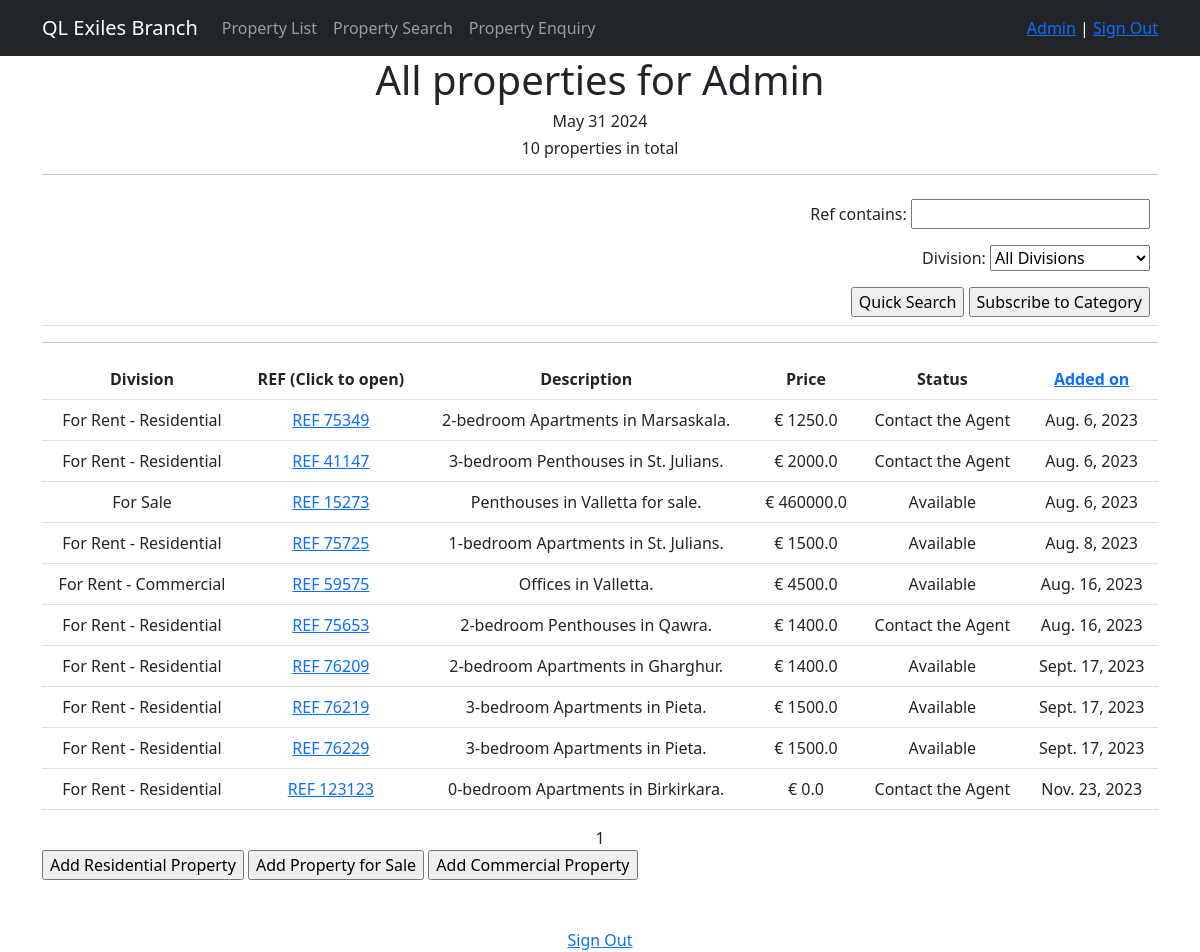
/property/ (signed in), run on an earlier commit of the app's database.
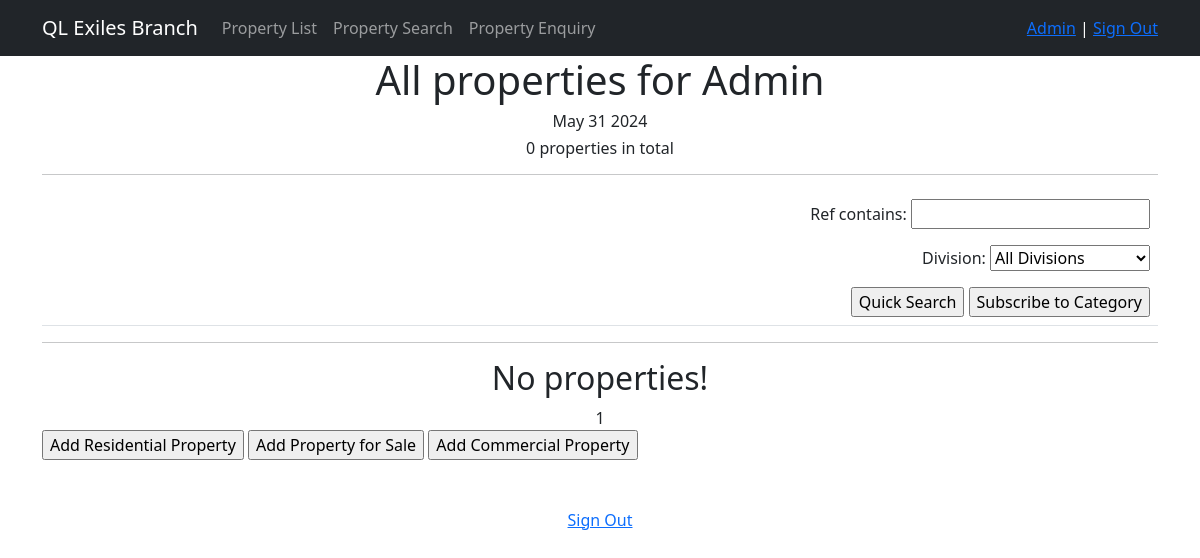
And on a later commit of the database.
### users/models.py (models this page shows, shortened)
class CustomUser(AbstractUser):
    phone_1 = models.CharField(max_length=15)
    phone_2 = models.CharField(max_length=15, null=True)
    phone_3 = models.CharField(max_length=15, null=True)
    subscriptions = models.ManyToManyField('Subscriptions', through='CustomUser_Subscriptions')

### properties/models.py (models this page shows, shortened)
class ResProperties(models.Model):
    ref = models.IntegerField(unique=True)
    prop_division = models.CharField(max_length=2, choices=PROP_DIVISION, default='QL')
    prop_type = models.CharField(max_length=25)
    location = models.CharField(max_length=25)
    address = models.TextField(null=True)
    _price = models.FloatField(default=0.0, db_column="Price")
    status = models.CharField(max_length=2, choices=PROP_STATUSES, default='RE')
    status_valid = models.CharField(max_length=25, null=True)
    off_the_market = models.BooleanField(default=False)
    bedrooms = models.IntegerField(default=0)
    bathrooms = models.IntegerField(default=0)
    prop_features = models.ManyToManyField(Features, through='PropertiesFeatures')
    prop_description = models.TextField(null=True)
    date_added = models.DateField(auto_now_add=True)
    date_rented = models.DateField(null=True)
    date_expected = models.DateField(null=True)
    time_updated = models.TimeField(auto_now=True)
    owner = models.ForeignKey(Owners, on_delete=models.CASCADE)
    added_by = models.ForeignKey(Agents, on_delete=models.SET_NULL, null=True)
    lf = models.CharField(max_length=50, null=True)
    @property
    def ref_oct(self):
        return str(oct(self.ref))[2:]
    @property
    def price(self):
        return self._price
    def __str__(self):
        if self.prop_division == "QL":
            return f'REF {self.ref} - {self.bedrooms}-bedroom {self.prop_type} in {self.location}.'
        elif self.prop_division == "QC":
            return f'REF {self.ref} - {self.prop_type} in {self.location}.'
        elif self.prop_division == "ZH":
            return f'REF {self.ref} - {self.prop_type} in {self.location} for sale.'

### properties/views.py (the view)
# urls.py: path('', ResPropertiesList.as_view(), name='properties_list'), # вариант без кеширования
class ResPropertiesList(LoginRequiredMixin, ListView):
    model = ResProperties
    ordering = 'date_added'
    template_name = 'resproperties.html'
    context_object_name = 'resproperties'
    paginate_by = 10
    def get_queryset(self):
        queryset = super().get_queryset()
        self.filterset = PropertyQuickFilter(self.request.GET, queryset)
        return self.filterset.qs
    def get_ordering(self):
        self.order = self.request.GET.get('order', 'asc')
        selected_ordering = self.request.GET.get('ordering', 'date_added')
        if self.order == "desc":
            selected_ordering = "-" + selected_ordering
        return selected_ordering
    def get_context_data(self, **kwargs):
        context = super().get_context_data(**kwargs)
        context['time_now'] = datetime.utcnow()
        context['next_sale'] = None
        context['current_order'] = self.get_ordering()
        context['order'] = self.order
        context['filterset'] = self.filterset
        return context

### properties/templatetags/custom_filters.py (called while the page is built)
@register.filter(name="currency")
def currency(value, code):
    prefix = CURRENCIES_SYMBOLS[code]
    return f'{prefix} {value}'

@register.filter(name="cap_case")
def cap_case(value: str):
    return value.capitalize()

@register.filter()
def minus_ref(value:str):
    value=str(value)
    value = value[value.find("-")+2:]
    return value

### properties/templatetags/custom_tags.py (called while the page is built)
@register.simple_tag()
def current_time(format_string='%b %d %Y'):
    return datetime.utcnow().strftime(format_string)

@register.simple_tag(takes_context=True)
def url_replace(context, **kwargs):
   d = context['request'].GET.copy()
   for k, v in kwargs.items():
       d[k] = v
   return d.urlencode()

### templates/resproperties.html (shortened to what this page needs)
{% extends 'flatpages/default.html' %}
{% load custom_filters %}
{% load custom_tags %}
{% load i18n %}
{% block content %}
   <h1>All properties for {{request.user.username | cap_case }} </h1>
   <h6>{% current_time '%b %d %Y' %}</h6>
   <h6> {{ resproperties|length }} properties in total </h6>
       <table style="width:100%" class="table">
           <hr>
           <tr>
           <td>
            </td>
           <td>
<form id="filter-form" method="get" align="right">
    {{ filterset.form.as_p }}
    <input type="submit" name="action" value="Quick Search" />
    <input type="submit" name="action" value="Subscribe to Category" />
</form>
</td>
</tr>
           </table>
   <hr>
   {% if resproperties %}
       <table style="width:100%" class="table">
           <tr>
               <th>Division</th>
               <th>REF (Click to open)</th>
               <th>Description</th>
               <th>Price</th>
               <th>Status</th>
               <th><a href = "?{% if order == 'desc' %}{% url_replace order='asc' %}{% else %}{% url_replace order='desc' %}{% endif%}">Added on</a> </th>
           </tr>
           {% for resproperty in resproperties %}
           <tr>
               <td>{% if resproperty.prop_division == 'QL' %}  For Rent - Residential   {% elif resproperty.prop_division == 'QC' %} For Rent - Commercial {% else %} For Sale {% endif %}</td>
               <td> <a href="{{ resproperty.ref_oct }}" target='_blank'>REF {{resproperty.ref}}</a></td>
               <td>{{ resproperty|minus_ref }}</td>
               <td>{{ resproperty.price|currency:"eur" }}</td>
               <td>{% if resproperty.status == 'AV' %}  Available   {% else %} Contact the Agent {% endif %}</td>
               <td>{{ resproperty.date_added }}</td>
           </tr>
           {% endfor %}
       </table>
   {% else %}
       <h2>No properties!</h2>
   {% endif %}
   {{ page_obj.number }}
<br>
       <form action="" align = "left" width="150">
           <input type="button"  value="Add Residential Property" onclick="window.location.href='residential/create/';"/>
           <input type="button"  value="Add Property for Sale" onclick="window.location.href='sales/create/';"/>
           <input type="button"  value="Add Commercial Property" onclick="window.location.href='commercial/create/';"/>
       </form>
<br>
<br>
<a href="/accounts/logout/"> Sign Out </a>
{% endblock content %}

### templates/flatpages/default.html (shortened to what this page needs)
<!DOCTYPE html>
{% load custom_filters %}
{% load custom_tags %}
{% load i18n %}
<html lang="en">
    <head>
        {% load static %}
        <link href="{% static 'css/styles.css' %}" rel="stylesheet" />
    </head>
    <body>
        <nav class="navbar navbar-expand-lg navbar-dark bg-dark static-top">
           <div class="container">
               <a class="navbar-brand" href="/">QL Exiles Branch</a>
               <div class="collapse navbar-collapse" id="navbarResponsive">
                   <ul class="navbar-nav ml-auto">
                       <li class="nav-item">
                           <a class="nav-link" href="/property/">Property List</a>
                       </li>
                       <li class="nav-item">
                           <a class="nav-link" href="/property/search/">Property Search</a>
                       </li>
                       <li class="nav-item">
                           <a class="nav-link" href="/contactus/property_enquiry/">Property Enquiry</a>
                       </li>
                   </ul>
               </div>
                <div class="nav-item" style="color:white">
                    {% if user.is_authenticated %}
                    <a href="{% url 'users:account_details' %}"> {{ request.user.username|cap_case }}<a>   |
                    <a href="{% url 'account_logout' %}">Sign Out</a><br>
                    {% else %}
                    <a href="{% url 'account_login' %}">Sign In</a>   |
                    <a href="{% url 'account_signup' %}">Sign Up</a>
                    {% endif %}
                </div>
           </div>
        </nav>
        <div class="container">
           <div class="row">
               <div class="col-lg-12 text-center">
                   {% block base_content %}
                   {% block content %}{% endblock content %}
                   {% endblock base_content %}
               </div>
           </div>
        </div>
    </body>
</html>

What changed in the data, as far as the page shows it:
removed ResProperties: shows "For Rent - Residential", ref "75349", prop_division+ref+bedrooms "2-bedroom Apartments in Marsaskala.", price "€ 1250.0", status "Contact the Agent", date_added "Aug. 6, 2023"
removed ResProperties: shows "For Rent - Residential", ref "41147", prop_division+ref+bedrooms "3-bedroom Penthouses in St. Julians.", price "€ 2000.0", status "Contact the Agent", date_added "Aug. 6, 2023"
removed ResProperties: shows "For Sale", ref "15273", prop_division+ref+prop_type "Penthouses in Valletta for sale.", price "€ 460000.0", status "Available", date_added "Aug. 6, 2023"
removed ResProperties: shows "For Rent - Residential", ref "75725", prop_division+ref+bedrooms "1-bedroom Apartments in St. Julians.", price "€ 1500.0", status "Available", date_added "Aug. 8, 2023"
removed ResProperties: shows "For Rent - Commercial", ref "59575", prop_division+ref+prop_type "Offices in Valletta.", price "€ 4500.0", status "Available", date_added "Aug. 16, 2023"
removed ResProperties: shows "For Rent - Residential", ref "75653", prop_division+ref+bedrooms "2-bedroom Penthouses in Qawra.", price "€ 1400.0", status "Contact the Agent", date_added "Aug. 16, 2023"
removed ResProperties: shows "For Rent - Residential", ref "76209", prop_division+ref+bedrooms "2-bedroom Apartments in Gharghur.", price "€ 1400.0", status "Available", date_added "Sept. 17, 2023"
removed ResProperties: shows "For Rent - Residential", ref "76219", prop_division+ref+bedrooms "3-bedroom Apartments in Pieta.", price "€ 1500.0", status "Available", date_added "Sept. 17, 2023"
removed ResProperties: shows "For Rent - Residential", ref "76229", prop_division+ref+bedrooms "3-bedroom Apartments in Pieta.", price "€ 1500.0", status "Available", date_added "Sept. 17, 2023"
removed ResProperties: shows "For Rent - Residential", ref "123123", prop_division+ref+bedrooms "0-bedroom Apartments in Birkirkara.", price "€ 0.0", status "Contact the Agent", date_added "Nov. 23, 2023"
Also different on the page:
{{ resproperties|length }}: "10" → "0"
text no longer shown: "Division REF (Click to open) Description Price Status Added on"
text now shown: "No properties!"
